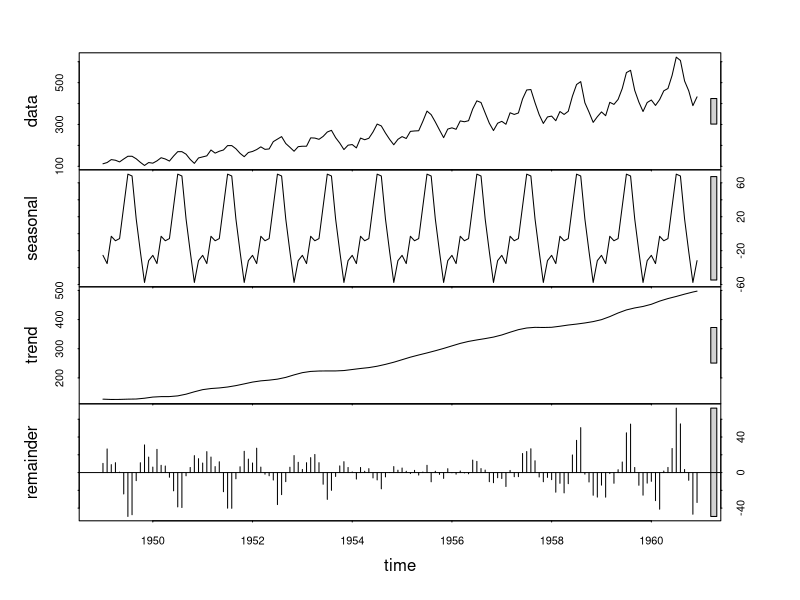

Write R code to recreate this figure. (Note: this script raises an error after producing the figure.)
# Time Series Case Study
#https://rpubs.com/emb90/137525
# Data Set - AirPassengers
options(digits=2)
?AirPassengers
head(AirPassengers)
AirPassengers
str(AirPassengers)
class(AirPassengers)

# TS data components : Level + Irregular + Seasonal
#stl(x, s.window, t.window = ) # command to do decomp
stl(AirPassengers, s.window = 'periodic')
stl1 = stl(AirPassengers, s.window = 'periodic')
plot(stl1)
class(stl1)
stl1$time.series
df = stl1$time.series
df = as.data.frame(df)
str(df)
write.csv(df, './data/airpsng.csv')

#no cyclic here - only seasonal, trend, irregual
#s.window - specifies seasonal effects to be identical across years
#can handle on additive models

#Additive Model Y = Trend + Seasonal + Irregular
#sales increase by 300 qty in month of Nov
#Multiplicative Model Y = Trend * Seasonal * Irregular
#sales increase by 10% in month of Nov


#dataset
AirPassengers
class(AirPassengers)

# Plot
plot(AirPassengers)
#variability increases with level. at low values of passengers variations are less, at later years seasonal variations seem to be more -> Multiplicative model suggested

#stabilise the plot
LogAirPassengers = log(AirPassengers)  # make it additive
# YA = T + S + I  : 
#YM= T * S * I  : take log of this
# log(YM) = log(T) + log(S) +log(I)
plot(LogAirPassengers)  #stabilises variation due to multiplication
#looks like additive
(m1 = matrix(1:2, nrow=1, byrow = F))
layout(m1)
plot(AirPassengers); plot(LogAirPassengers)

#STL
fit = stl(LogAirPassengers, s.window = 'periodic' )
plot(fit)
fit$time.series  #decompose the data into S, T, R/I 
#this was after taking log : so take antilog
#toprow = actual data with all series
head(exp(fit$time.series),n=20)
# df= exp(fit$time.series)
# names(df) = c('S','T','I')
# head(AirPassengers)
# head(cbind(AirPassengers, df))

#Seasonal components constrainted to be same across years if our plot
(m2 = matrix(1:2, nrow=2, byrow = T))
layout(m2)
monthplot(AirPassengers) #Avg of each month
#trend increasing for each month, highest passengers in Jul
seasonplot(AirPassengers)


#Decompose
AP.decompM <- decompose(AirPassengers, type = "multiplicative")
plot(AP.decompM)


# Forecast # adjsut for multiplicative model
fit2b = ets(AirPassengers, model='MAM')
fit2b
(f2b=forecast(fit2b, 12))
head(f2b)$mean

#fit2c = hw(AirPassengers, seasonal='multiplicative')
#head(f2c)$mean
